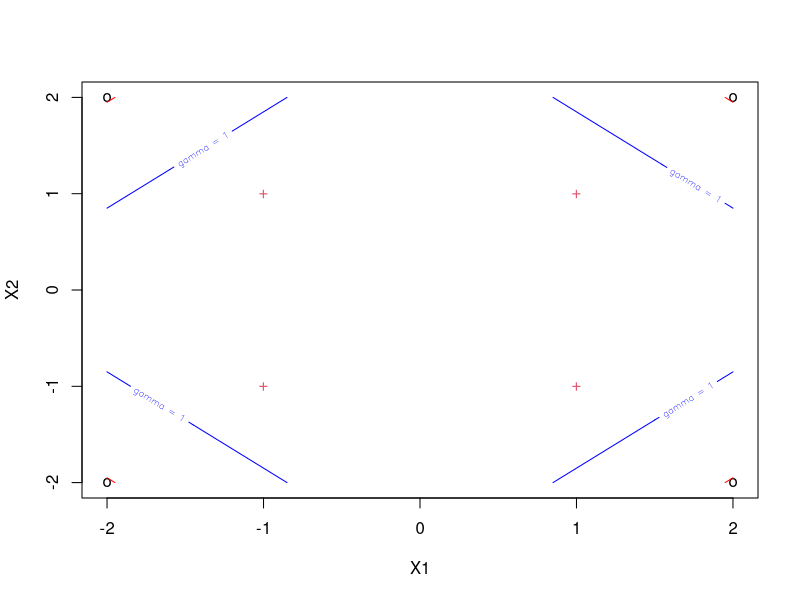

The R script that drew this image:
rm = (list=ls())
library(MLmetrics)
library(e1071)

X1 = c(2,2,-2,-2,1,1,-1,-1)
X2 = c(2,-2,-2,2,1,-1,-1,1)
Y=c(1,1,1,1,2,2,2,2)

trainingdata =data.frame(X1,X2,Y)
plot(trainingdata[, c(1:2)], col = trainingdata$Y,pch = c("o","+")[trainingdata$Y])

svm_model = svm(Y ~ X1+X2, kernel="radial", type="C-classification",data = trainingdata, gamma = 1)
pred = predict(svm_model, trainingdata[,c(1:2)])
a = Accuracy(pred, trainingdata$Y)
a


svm_model_2 = svm(Y ~ X1+X2, kernel="radial", type="C-classification",data = trainingdata, gamma = 1000000)
test = predict(svm_model_2, data.frame(X1=-2,X2=-1.9))
test


# plots
X1 = seq(min(trainingdata[, 1]), max(trainingdata[, 1]), by = 0.1)
X2 = seq(min(trainingdata[, 2]), max(trainingdata[, 2]), by = 0.1)
mygrid = expand.grid(X1, X2)
colnames(mygrid) = colnames(trainingdata)[1:2]
pred = predict(svm_model, mygrid)
Y = matrix(pred, length(X1), length(X2))
contour(X1, X2, Y, add = TRUE, levels = 1.5, labels = "gamma = 1", col = "blue")

pred = predict(svm_model_2, mygrid)
Y = matrix(pred, length(X1), length(X2))
contour(X1, X2, Y, add = TRUE, levels = 1.5, labels = "gamma = 10e6", col = "red")
